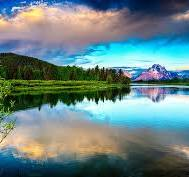
#> input picture 4_Image Enhancement in Spatial Domain using Histogram Processing/highcontrast.jpg, 189 x 177 px, found by its file name
$ python que2.py
#> lines starting #> are read from the running program, lines starting #| are printed output that depends on the picture
#To perform histogram equalization to enhance the contrast of the image
import cv2
import matplotlib.pyplot as plt
import numpy as np


def plot_image_and_histogram(image, ax_image, ax_hist, title):
    ax_image.imshow(image, cmap='gray')
    ax_image.set_title(title)
    ax_image.axis('off')

    ax_hist.hist(image.ravel(), bins=256, range=[0, 256], color='black')
    ax_hist.set_xlim([0, 256])
    ax_hist.set_title(f'{title} Histogram')

# Load the original image in grayscale
original_image = cv2.imread(r"C:\Users\Administrator\Downloads\CV\highcontrast.jpg", cv2.IMREAD_GRAYSCALE)
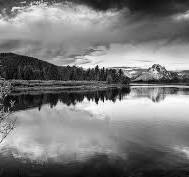
#> original_image: shape (177, 189); min 0, max 255, mean 122.8

# Perform histogram equalization
equalized_image = cv2.equalizeHist(original_image)
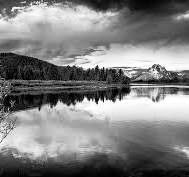
#> equalized_image: shape (177, 189); min 0, max 255, mean 128

# Create subplots
fig, axes = plt.subplots(2, 2, figsize=(12, 10))

# Plot original image and its histogram
plot_image_and_histogram(original_image, axes[0, 0], axes[0, 1], 'Original Image')

# Plot equalized image and its histogram
plot_image_and_histogram(equalized_image, axes[1, 0], axes[1, 1], 'Equalized Image')

plt.tight_layout()
plt.show()
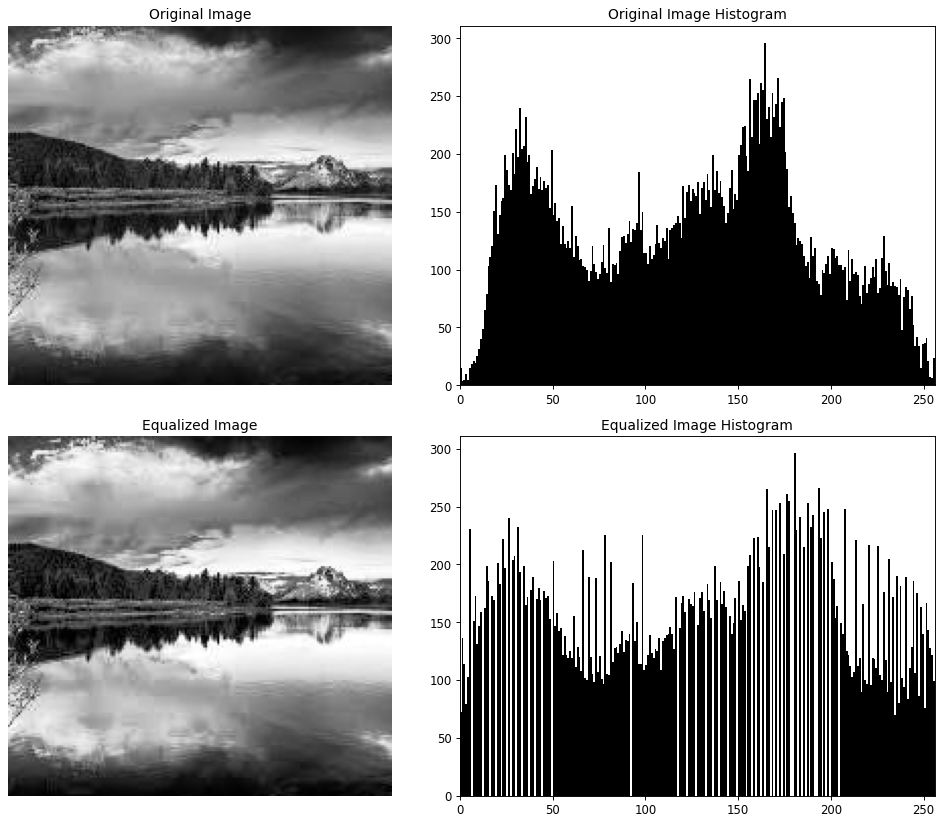
#> figure drawn by matplotlib, 4 panels; panel 2: tallest bar 296 high, from x = 164 to 165; panel 4: tallest bar 296 high, from x = 180 to 181

$ run again, with 4_Image Enhancement in Spatial Domain using Histogram Processing/lightimage.jpg copied over 4_Image Enhancement in Spatial Domain using Histogram Processing/highcontrast.jpg
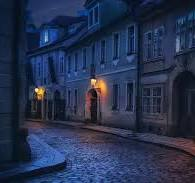
#> input picture 4_Image Enhancement in Spatial Domain using Histogram Processing/lightimage.jpg, 195 x 183 px, found by its file name
#> `equalized_image = cv2.equalizeHist(original_image)`:
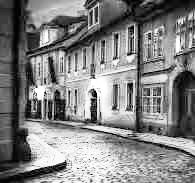
#> equalized_image: shape (183, 195); min 0, max 255, mean 129.2
#> `plt.show()`:
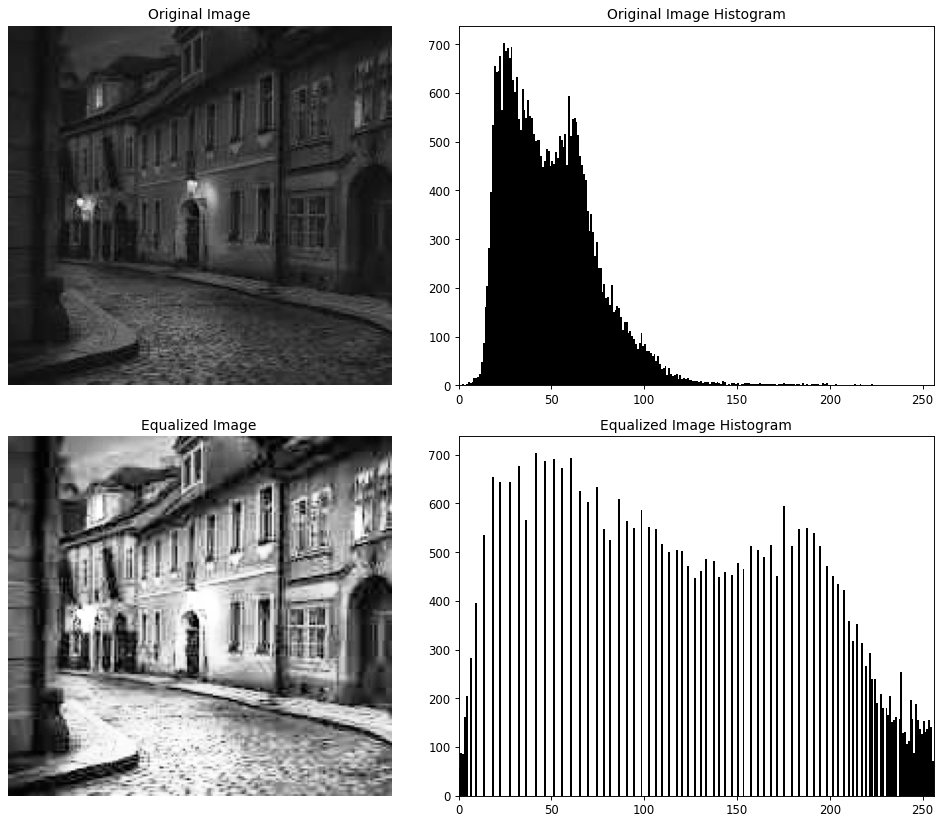
#> figure drawn by matplotlib, 4 panels; panel 2: tallest bar 703 high, from x = 24 to 25; panel 4: tallest bar 703 high, from x = 41 to 42
